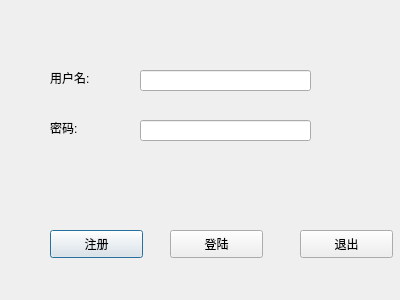
<?xml version="1.0" encoding="UTF-8"?>
<ui version="4.0">
 <class>landwindow</class>
 <widget class="QDialog" name="landwindow">
  <property name="geometry">
   <rect>
    <x>0</x>
    <y>0</y>
    <width>400</width>
    <height>300</height>
   </rect>
  </property>
  <property name="windowTitle">
   <string>Dialog</string>
  </property>
  <widget class="QLabel" name="label">
   <property name="geometry">
    <rect>
     <x>50</x>
     <y>70</y>
     <width>72</width>
     <height>15</height>
    </rect>
   </property>
   <property name="text">
    <string>用户名:</string>
   </property>
  </widget>
  <widget class="QLabel" name="label_2">
   <property name="geometry">
    <rect>
     <x>50</x>
     <y>120</y>
     <width>72</width>
     <height>15</height>
    </rect>
   </property>
   <property name="text">
    <string>密码:</string>
   </property>
  </widget>
  <widget class="QLineEdit" name="le_username">
   <property name="geometry">
    <rect>
     <x>140</x>
     <y>70</y>
     <width>171</width>
     <height>21</height>
    </rect>
   </property>
  </widget>
  <widget class="QLineEdit" name="le_password">
   <property name="geometry">
    <rect>
     <x>140</x>
     <y>120</y>
     <width>171</width>
     <height>21</height>
    </rect>
   </property>
  </widget>
  <widget class="QPushButton" name="pb_register">
   <property name="geometry">
    <rect>
     <x>50</x>
     <y>230</y>
     <width>93</width>
     <height>28</height>
    </rect>
   </property>
   <property name="text">
    <string>注册</string>
   </property>
  </widget>
  <widget class="QPushButton" name="pb_land">
   <property name="geometry">
    <rect>
     <x>170</x>
     <y>230</y>
     <width>93</width>
     <height>28</height>
    </rect>
   </property>
   <property name="text">
    <string>登陆</string>
   </property>
  </widget>
  <widget class="QPushButton" name="pc_signout">
   <property name="geometry">
    <rect>
     <x>300</x>
     <y>230</y>
     <width>93</width>
     <height>28</height>
    </rect>
   </property>
   <property name="text">
    <string>退出</string>
   </property>
  </widget>
 </widget>
 <resources/>
 <connections>
  <connection>
   <sender>pc_signout</sender>
   <signal>clicked()</signal>
   <receiver>landwindow</receiver>
   <slot>reject()</slot>
   <hints>
    <hint type="sourcelabel">
     <x>329</x>
     <y>249</y>
    </hint>
    <hint type="destinationlabel">
     <x>352</x>
     <y>176</y>
    </hint>
   </hints>
  </connection>
 </connections>
</ui>
